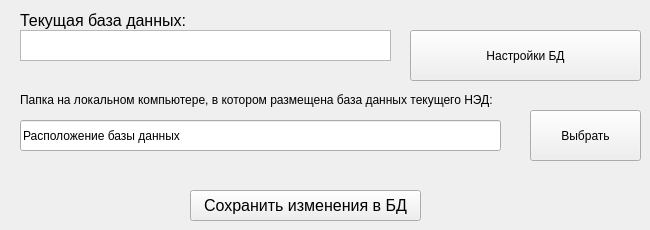
      <widget class="QWidget" name="tab">
       <attribute name="title">
        <string>Работа на локальном компьютере</string>
       </attribute>
       <widget class="QPushButton" name="pushButton_settings_database_local">
        <property name="geometry">
         <rect>
          <x>410</x>
          <y>30</y>
          <width>231</width>
          <height>51</height>
         </rect>
        </property>
        <property name="text">
         <string>Настройки БД</string>
        </property>
       </widget>
       <widget class="QLabel" name="label_current_database_local">
        <property name="geometry">
         <rect>
          <x>20</x>
          <y>10</y>
          <width>181</width>
          <height>20</height>
         </rect>
        </property>
        <property name="font">
         <font>
          <family>Arial</family>
          <pointsize>12</pointsize>
          <weight>50</weight>
          <bold>false</bold>
         </font>
        </property>
        <property name="text">
         <string>Текущая база данных:</string>
        </property>
       </widget>
       <widget class="QTextEdit" name="textEdit_current_database_local">
        <property name="geometry">
         <rect>
          <x>20</x>
          <y>30</y>
          <width>371</width>
          <height>31</height>
         </rect>
        </property>
       </widget>
       <widget class="QLineEdit" name="lineEdit_path_to_database">
        <property name="geometry">
         <rect>
          <x>20</x>
          <y>120</y>
          <width>481</width>
          <height>31</height>
         </rect>
        </property>
        <property name="text">
         <string>Расположение базы данных</string>
        </property>
       </widget>
       <widget class="QLabel" name="label_path_to_database">
        <property name="geometry">
         <rect>
          <x>20</x>
          <y>90</y>
          <width>621</width>
          <height>20</height>
         </rect>
        </property>
        <property name="text">
         <string>Папка на локальном компьютере, в котором размещена база данных текущего НЭД:</string>
        </property>
       </widget>
       <widget class="QPushButton" name="pushButton_path_to_database">
        <property name="geometry">
         <rect>
          <x>530</x>
          <y>110</y>
          <width>111</width>
          <height>51</height>
         </rect>
        </property>
        <property name="text">
         <string>Выбрать</string>
        </property>
       </widget>
       <widget class="QPushButton" name="pushButton_save_local_settings">
        <property name="geometry">
         <rect>
          <x>190</x>
          <y>190</y>
          <width>231</width>
          <height>31</height>
         </rect>
        </property>
        <property name="font">
         <font>
          <family>Arial</family>
          <pointsize>12</pointsize>
         </font>
        </property>
        <property name="text">
         <string>Сохранить изменения в БД</string>
        </property>
       </widget>
      </widget>
